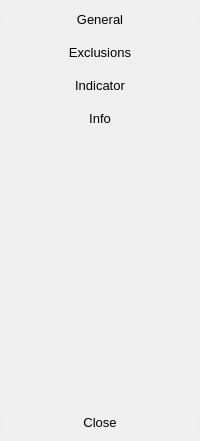
       <widget class="QFrame" name="sider_container">
        <property name="minimumSize">
         <size>
          <width>150</width>
          <height>0</height>
         </size>
        </property>
        <property name="font">
         <font>
          <pointsize>10</pointsize>
         </font>
        </property>
        <property name="styleSheet">
         <string notr="true">QFrame#sider_container {
border-top-left-radius: 8px;
border-bottom-left-radius: 8px;
border: 1px solid rgba(255, 255, 255, 30);
border-right: 2px solid rgba(12, 12, 12, 100);
background: transparent;
}
QFrame#sider_container QToolButton:focus,
QFrame#sider_container QPushButton:focus {
outline: none;
}
</string>
        </property>
        <layout class="QVBoxLayout" name="vlayout_sider_frame">
         <property name="spacing">
          <number>0</number>
         </property>
         <property name="leftMargin">
          <number>3</number>
         </property>
         <property name="topMargin">
          <number>3</number>
         </property>
         <property name="rightMargin">
          <number>3</number>
         </property>
         <property name="bottomMargin">
          <number>3</number>
         </property>
         <item>
          <widget class="QFrame" name="top_sider_container">
           <property name="font">
            <font>
             <pointsize>10</pointsize>
            </font>
           </property>
           <property name="styleSheet">
            <string notr="true">QFrame#top_sider_container QToolButton {
margin: 3px;
padding: 4px 10px 5px 10px;
border-radius: 5px;
}
QFrame#top_sider_container QToolButton:checked {
background: rgba(255, 255, 255, 20);
}
QFrame#top_sider_container QToolButton:hover {
background: rgba(255, 255, 255, 25);
}
QFrame#top_sider_container QToolButton:pressed {
background: rgba(255, 255, 255, 15);
}</string>
           </property>
           <layout class="QVBoxLayout" name="vlayout_top_btns_sider">
            <property name="spacing">
             <number>0</number>
            </property>
            <property name="leftMargin">
             <number>0</number>
            </property>
            <property name="topMargin">
             <number>0</number>
            </property>
            <property name="rightMargin">
             <number>0</number>
            </property>
            <property name="bottomMargin">
             <number>0</number>
            </property>
            <item>
             <widget class="QToolButton" name="btn_general_top_sider">
              <property name="sizePolicy">
               <sizepolicy hsizetype="Preferred" vsizetype="Preferred">
                <horstretch>0</horstretch>
                <verstretch>0</verstretch>
               </sizepolicy>
              </property>
              <property name="font">
               <font>
                <pointsize>10</pointsize>
               </font>
              </property>
              <property name="text">
               <string>General</string>
              </property>
              <property name="icon">
               <iconset resource="../resources.qrc">
                <normaloff>:/icons/icons/SettingsFilled.svg</normaloff>:/icons/icons/SettingsFilled.svg</iconset>
              </property>
              <property name="iconSize">
               <size>
                <width>42</width>
                <height>42</height>
               </size>
              </property>
              <property name="checkable">
               <bool>true</bool>
              </property>
              <property name="checked">
               <bool>true</bool>
              </property>
              <property name="autoExclusive">
               <bool>true</bool>
              </property>
              <property name="toolButtonStyle">
               <enum>Qt::ToolButtonStyle::ToolButtonTextUnderIcon</enum>
              </property>
             </widget>
            </item>
            <item>
             <widget class="QToolButton" name="btn_exclusions_top_sider">
              <property name="sizePolicy">
               <sizepolicy hsizetype="Preferred" vsizetype="Preferred">
                <horstretch>0</horstretch>
                <verstretch>0</verstretch>
               </sizepolicy>
              </property>
              <property name="font">
               <font>
                <pointsize>10</pointsize>
               </font>
              </property>
              <property name="text">
               <string>Exclusions</string>
              </property>
              <property name="icon">
               <iconset resource="../resources.qrc">
                <normaloff>:/icons/icons/TableSimpleExcludeRegular.svg</normaloff>:/icons/icons/TableSimpleExcludeRegular.svg</iconset>
              </property>
              <property name="iconSize">
               <size>
                <width>42</width>
                <height>42</height>
               </size>
              </property>
              <property name="checkable">
               <bool>true</bool>
              </property>
              <property name="autoExclusive">
               <bool>true</bool>
              </property>
              <property name="toolButtonStyle">
               <enum>Qt::ToolButtonStyle::ToolButtonTextUnderIcon</enum>
              </property>
             </widget>
            </item>
            <item>
             <widget class="QToolButton" name="btn_indicator_top_sider">
              <property name="sizePolicy">
               <sizepolicy hsizetype="Preferred" vsizetype="Preferred">
                <horstretch>0</horstretch>
                <verstretch>0</verstretch>
               </sizepolicy>
              </property>
              <property name="font">
               <font>
                <pointsize>10</pointsize>
               </font>
              </property>
              <property name="text">
               <string>Indicator</string>
              </property>
              <property name="icon">
               <iconset resource="../resources.qrc">
                <normaloff>:/icons/icons/CursorClickRegular.svg</normaloff>:/icons/icons/CursorClickRegular.svg</iconset>
              </property>
              <property name="iconSize">
               <size>
                <width>42</width>
                <height>42</height>
               </size>
              </property>
              <property name="checkable">
               <bool>true</bool>
              </property>
              <property name="autoExclusive">
               <bool>true</bool>
              </property>
              <property name="toolButtonStyle">
               <enum>Qt::ToolButtonStyle::ToolButtonTextUnderIcon</enum>
              </property>
             </widget>
            </item>
            <item>
             <widget class="QToolButton" name="btn_info_top_sider">
              <property name="sizePolicy">
               <sizepolicy hsizetype="Preferred" vsizetype="Preferred">
                <horstretch>0</horstretch>
                <verstretch>0</verstretch>
               </sizepolicy>
              </property>
              <property name="font">
               <font>
                <pointsize>10</pointsize>
               </font>
              </property>
              <property name="text">
               <string>Info</string>
              </property>
              <property name="icon">
               <iconset resource="../resources.qrc">
                <normaloff>:/icons/icons/InfoRegular.svg</normaloff>:/icons/icons/InfoRegular.svg</iconset>
              </property>
              <property name="iconSize">
               <size>
                <width>42</width>
                <height>42</height>
               </size>
              </property>
              <property name="checkable">
               <bool>true</bool>
              </property>
              <property name="autoExclusive">
               <bool>true</bool>
              </property>
              <property name="toolButtonStyle">
               <enum>Qt::ToolButtonStyle::ToolButtonTextUnderIcon</enum>
              </property>
             </widget>
            </item>
           </layout>
          </widget>
         </item>
         <item>
          <spacer name="vspacer_sider_container">
           <property name="font">
            <font>
             <pointsize>10</pointsize>
            </font>
           </property>
           <property name="orientation">
            <enum>Qt::Orientation::Vertical</enum>
           </property>
           <property name="sizeHint" stdset="0">
            <size>
             <width>20</width>
             <height>273</height>
            </size>
           </property>
          </spacer>
         </item>
         <item>
          <widget class="QFrame" name="bot_sider_container">
           <property name="font">
            <font>
             <pointsize>10</pointsize>
            </font>
           </property>
           <property name="styleSheet">
            <string notr="true">QFrame#bot_sider_container QPushButton {
margin: 3px;
padding: 4px 10px 5px 10px;
border-radius: 5px;
background: rgba(255, 255, 255, 20);
}
QFrame#bot_sider_container QPushButton:hover {
background: rgba(255, 255, 255, 25);
}
QFrame#bot_sider_container QPushButton:pressed {
background: rgba(255, 255, 255, 15);
}</string>
           </property>
           <layout class="QVBoxLayout" name="vlayout_bottom_btns_sider">
            <property name="spacing">
             <number>0</number>
            </property>
            <property name="leftMargin">
             <number>0</number>
            </property>
            <property name="topMargin">
             <number>0</number>
            </property>
            <property name="rightMargin">
             <number>0</number>
            </property>
            <property name="bottomMargin">
             <number>0</number>
            </property>
            <item>
             <widget class="QPushButton" name="btn_close_bot_sider">
              <property name="font">
               <font>
                <pointsize>10</pointsize>
               </font>
              </property>
              <property name="text">
               <string>Close</string>
              </property>
              <property name="flat">
               <bool>true</bool>
              </property>
             </widget>
            </item>
           </layout>
          </widget>
         </item>
        </layout>
       </widget>
